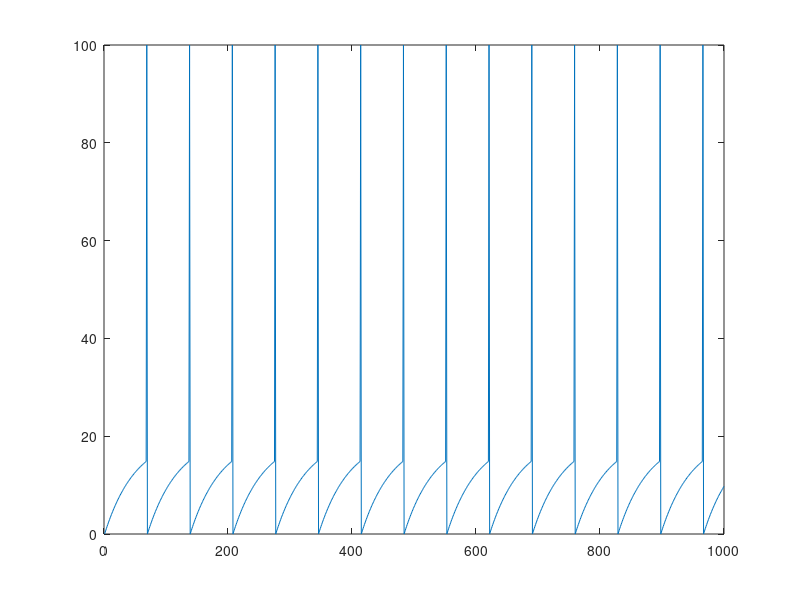

This chart was generated by the following MATLAB code: (Note: this script raises an error after producing the figure.)
%% part a
clc
clear;
close all;

dt = 0.0001;
tSim = 0.1;
vr = 0;
Vth = 15;
RI = 20;
v = zeros(1,tSim/dt);
taw_m = 0.005;

for i = 1:(tSim/dt)-1
    
   dv =  (dt*(-v(i)+RI))/taw_m;
   v(i+1) = v(i)+dv;
   if v(i+1) >= Vth
      v(i) = 100;
      v(i+1) = vr; 
   end
    
end
plot(v)

%% part c
clc
clear;
close all;
k = 8;
dt = 1e-4;
fr = 500;
% Vth = 30;
Vth = 8e-3;
Vr = -28e-3;
% Vr = 0;
tsim = 1;
taw_m = 5e-3;
t_peak = 15e-3;
[spikeMat,tVec] = poissonSpikeGen(fr,tsim,1,dt);
delta_index = find(spikeMat);
% delta_index_k = delta_index(1:k);
% t0 = delta_index_k(end)*dt;
% v =@(t) vr*exp(-(t-t0)/taw_m)+(R/taw_m)*sum()
run lambda_functions
%%
t = 0:dt:tsim-dt;
t0 = 0;
v = zeros(size(t));
Is = 0.5* t.*exp(-t/t_peak);
Is = Is(1:200);
I = filter(Is,1,spikeMat);
% I = conv(Is,spikeMat);
R = 1;numberOfFiring = 0; 

start_idx = 1;
for i = 1:length(t)
    initial = Vr*exp(-(t(i) - t0)/taw_m);
    sumation = 0;
%     s = 0;
    for s = 0:dt:(t(i)-t0)
        idx = 1+round((t(i)-s)/dt);
        sumation = sumation + exp(-s/taw_m).*I(idx) * dt; 
    end
    v(i) = initial + R/taw_m * sumation;
    if(v(i) >= Vth)
        v(i) = 70e-3 ;
        t0 = t(i+1);
        
        numberOfFiring = numberOfFiring + 1;
        integrate_index(numberOfFiring) = i;
        end_idx = i;
        integrate_mat(numberOfFiring) = sum(spikeMat(start_idx:end_idx));
        start_idx = i;         
    end
end
v = v - 50e-3;
%%
figure;
subplot(4,1,1:3);
hold on;
plot(t,v, t,Vth*ones(size(t))-50e-3,'r', t,zeros(size(t))-50e-3,'y');
plotts(I-50e-3,dt,'g')

subplot(414);
plot((0:length(spikeMat)-1)*dt, 0.03*spikeMat,'color',[0,0,0]+0.9);
hold on;plotts(I,dt,'g'); 

%% 
% for i = 1:numberOfFiring
%     
% end


